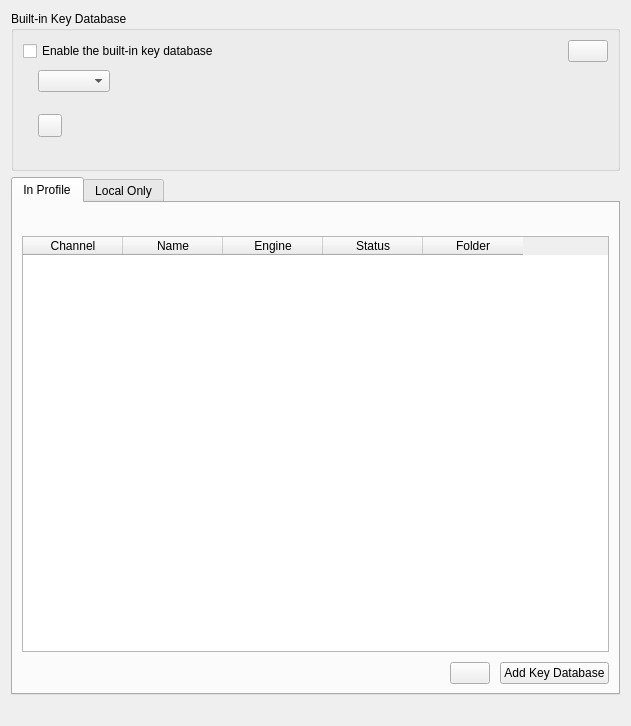
<?xml version="1.0" encoding="UTF-8"?>
<ui version="4.0">
 <class>KeyDatabasesSettings</class>
 <widget class="QWidget" name="KeyDatabasesSettings">
  <property name="geometry">
   <rect>
    <x>0</x>
    <y>0</y>
    <width>631</width>
    <height>726</height>
   </rect>
  </property>
  <property name="windowTitle">
   <string>Form</string>
  </property>
  <layout class="QVBoxLayout" name="verticalLayout">
   <item>
    <widget class="QGroupBox" name="builtInKeyDatabaseBox">
     <property name="title">
      <string>Built-in Key Database</string>
     </property>
     <layout class="QVBoxLayout" name="builtInKeyDatabaseLayout">
      <property name="spacing">
       <number>8</number>
      </property>
      <item>
       <layout class="QHBoxLayout" name="builtInHeaderLayout">
        <property name="spacing">
         <number>8</number>
        </property>
        <item>
         <widget class="QCheckBox" name="defaultKeyDatabaseCheckBox">
          <property name="text">
           <string>Enable the built-in key database</string>
          </property>
         </widget>
        </item>
        <item>
         <spacer name="builtInHeaderSpacer">
          <property name="orientation">
           <enum>Qt::Orientation::Horizontal</enum>
          </property>
          <property name="sizeHint" stdset="0">
           <size>
            <width>0</width>
            <height>0</height>
           </size>
          </property>
         </spacer>
        </item>
        <item>
         <widget class="QLabel" name="builtInDefaultMarkerLabel"><property name="text"><string/></property></widget>
        </item>
        <item>
         <widget class="QPushButton" name="builtInUseAsDefaultButton"/>
        </item>
       </layout>
      </item>
      <item>
       <layout class="QFormLayout" name="builtInFormLayout">
        <property name="fieldGrowthPolicy">
         <enum>QFormLayout::FieldGrowthPolicy::AllNonFixedFieldsGrow</enum>
        </property>
        <property name="rowWrapPolicy">
         <enum>QFormLayout::RowWrapPolicy::WrapLongRows</enum>
        </property>
        <property name="verticalSpacing">
         <number>4</number>
        </property>
        <item row="0" column="0">
         <widget class="QLabel" name="builtInEngineLabel"><property name="text"><string/></property></widget>
        </item>
        <item row="0" column="1">
         <widget class="QComboBox" name="builtInEngineComboBox">
          <property name="sizePolicy">
           <sizepolicy hsizetype="Maximum" vsizetype="Fixed">
            <horstretch>0</horstretch>
            <verstretch>0</verstretch>
           </sizepolicy>
          </property>
         </widget>
        </item>
        <item row="1" column="1">
         <widget class="QLabel" name="builtInDescriptionLabel"><property name="text"><string/></property><property name="wordWrap"><bool>true</bool></property></widget>
        </item>
        <item row="2" column="0">
         <widget class="QLabel" name="builtInLocationLabel"><property name="text"><string/></property></widget>
        </item>
        <item row="2" column="1">
         <layout class="QHBoxLayout" name="builtInLocationLayout">
          <property name="spacing">
           <number>6</number>
          </property>
          <item>
           <widget class="QToolButton" name="builtInCopyPathButton"/>
          </item>
         </layout>
        </item>
       </layout>
      </item>
      <item>
       <widget class="QLabel" name="defaultKeyDatabaseHintLabel"><property name="text"><string/></property><property name="wordWrap"><bool>true</bool></property></widget>
      </item>
     </layout>
    </widget>
   </item>
   <item>
    <widget class="QTabWidget" name="keyDatabaseTabs">
     <property name="currentIndex">
      <number>0</number>
     </property>
     <widget class="QWidget" name="profileTab">
      <attribute name="title">
       <string>In Profile</string>
      </attribute>
      <layout class="QVBoxLayout" name="profileTabLayout">
       <property name="spacing">
        <number>10</number>
       </property>
       <item>
        <widget class="QLabel" name="profileHintLabel">
         <property name="text">
          <string/>
         </property>
         <property name="wordWrap">
          <bool>true</bool>
         </property>
        </widget>
       </item>
       <item>
        <widget class="QTableWidget" name="keyDatabaseTable">
         <property name="editTriggers">
          <set>QAbstractItemView::NoEditTriggers</set>
         </property>
         <property name="dragEnabled">
          <bool>false</bool>
         </property>
         <property name="dragDropMode">
          <enum>QAbstractItemView::NoDragDrop</enum>
         </property>
         <property name="selectionMode">
          <enum>QAbstractItemView::SingleSelection</enum>
         </property>
         <property name="selectionBehavior">
          <enum>QAbstractItemView::SelectRows</enum>
         </property>
         <property name="horizontalScrollBarPolicy">
          <enum>Qt::ScrollBarPolicy::ScrollBarAlwaysOff</enum>
         </property>
         <property name="columnCount">
          <number>5</number>
         </property>
         <column>
          <property name="text">
           <string>Channel</string>
          </property>
         </column>
         <column>
          <property name="text">
           <string>Name</string>
          </property>
         </column>
         <column>
          <property name="text">
           <string>Engine</string>
          </property>
         </column>
         <column>
          <property name="text">
           <string>Status</string>
          </property>
         </column>
         <column>
          <property name="text">
           <string>Folder</string>
          </property>
         </column>
        </widget>
       </item>
       <item>
        <layout class="QHBoxLayout" name="profileButtonLayout">
         <item>
          <spacer name="profileButtonSpacer">
           <property name="orientation">
            <enum>Qt::Orientation::Horizontal</enum>
           </property>
           <property name="sizeHint" stdset="0">
            <size>
             <width>40</width>
             <height>20</height>
            </size>
           </property>
          </spacer>
         </item>
         <item>
          <widget class="QPushButton" name="profileUseAsDefaultButton"/>
         </item>
         <item>
          <widget class="QPushButton" name="addNewKeyDatabaseButton">
           <property name="text">
            <string>Add Key Database</string>
           </property>
          </widget>
         </item>
        </layout>
       </item>
      </layout>
     </widget>
     <widget class="QWidget" name="externalTab">
      <attribute name="title">
       <string>Local Only</string>
      </attribute>
      <layout class="QVBoxLayout" name="externalTabLayout">
       <property name="spacing">
        <number>10</number>
       </property>
       <item>
        <widget class="QLabel" name="externalHintLabel">
         <property name="text">
          <string/>
         </property>
         <property name="wordWrap">
          <bool>true</bool>
         </property>
        </widget>
       </item>
       <item>
        <widget class="QTableWidget" name="externalKeyDatabaseTable">
         <property name="editTriggers">
          <set>QAbstractItemView::NoEditTriggers</set>
         </property>
         <property name="dragEnabled">
          <bool>false</bool>
         </property>
         <property name="dragDropMode">
          <enum>QAbstractItemView::NoDragDrop</enum>
         </property>
         <property name="selectionMode">
          <enum>QAbstractItemView::SingleSelection</enum>
         </property>
         <property name="selectionBehavior">
          <enum>QAbstractItemView::SelectRows</enum>
         </property>
         <property name="horizontalScrollBarPolicy">
          <enum>Qt::ScrollBarPolicy::ScrollBarAlwaysOff</enum>
         </property>
         <property name="columnCount">
          <number>5</number>
         </property>
         <column>
          <property name="text">
           <string>Channel</string>
          </property>
         </column>
         <column>
          <property name="text">
           <string>Name</string>
          </property>
         </column>
         <column>
          <property name="text">
           <string>Engine</string>
          </property>
         </column>
         <column>
          <property name="text">
           <string>Status</string>
          </property>
         </column>
         <column>
          <property name="text">
           <string>Folder</string>
          </property>
         </column>
        </widget>
       </item>
       <item>
        <layout class="QHBoxLayout" name="externalButtonLayout">
         <item>
          <spacer name="externalButtonSpacer">
           <property name="orientation">
            <enum>Qt::Orientation::Horizontal</enum>
           </property>
           <property name="sizeHint" stdset="0">
            <size>
             <width>40</width>
             <height>20</height>
            </size>
           </property>
          </spacer>
         </item>
         <item>
          <widget class="QPushButton" name="externalUseAsDefaultButton"/>
         </item>
         <item>
          <widget class="QPushButton" name="addExternalKeyDatabaseButton">
           <property name="text">
            <string>Add Key Database On This Computer</string>
           </property>
          </widget>
         </item>
        </layout>
       </item>
      </layout>
     </widget>
    </widget>
   </item>
   <item>
    <widget class="QLabel" name="smartCardNoticeLabel"><property name="text"><string/></property><property name="wordWrap"><bool>true</bool></property></widget>
   </item>
  </layout>
  <action name="actionRemove_Selected_Key_Database">
   <property name="text">
    <string>Remove</string>
   </property>
   <property name="menuRole">
    <enum>QAction::NoRole</enum>
   </property>
  </action>
  <action name="actionOpen_Key_Database">
   <property name="text">
    <string>Open</string>
   </property>
   <property name="toolTip">
    <string>Open Key database by System File Expolrer</string>
   </property>
   <property name="menuRole">
    <enum>QAction::NoRole</enum>
   </property>
  </action>
  <action name="actionMove_Key_Database_To_Top">
   <property name="text">
    <string>Move To Top</string>
   </property>
   <property name="toolTip">
    <string>Move this Key Database Item to the top of the list</string>
   </property>
   <property name="menuRole">
    <enum>QAction::NoRole</enum>
   </property>
  </action>
  <action name="actionMove_Key_Database_Up">
   <property name="text">
    <string>Move Up</string>
   </property>
   <property name="toolTip">
    <string>Move this Key Database Item up</string>
   </property>
   <property name="menuRole">
    <enum>QAction::NoRole</enum>
   </property>
  </action>
  <action name="actionEdit_Key_Database">
   <property name="text">
    <string>Edit</string>
   </property>
   <property name="toolTip">
    <string>Edit this Key Database Item</string>
   </property>
   <property name="menuRole">
    <enum>QAction::NoRole</enum>
   </property>
  </action>
  <action name="actionMove_Key_Database_Down">
   <property name="text">
    <string>Move Down</string>
   </property>
   <property name="toolTip">
    <string>Move this Key Database Item down</string>
   </property>
   <property name="menuRole">
    <enum>QAction::NoRole</enum>
   </property>
  </action>
 </widget>
 <resources/>
 <connections/>
</ui>
